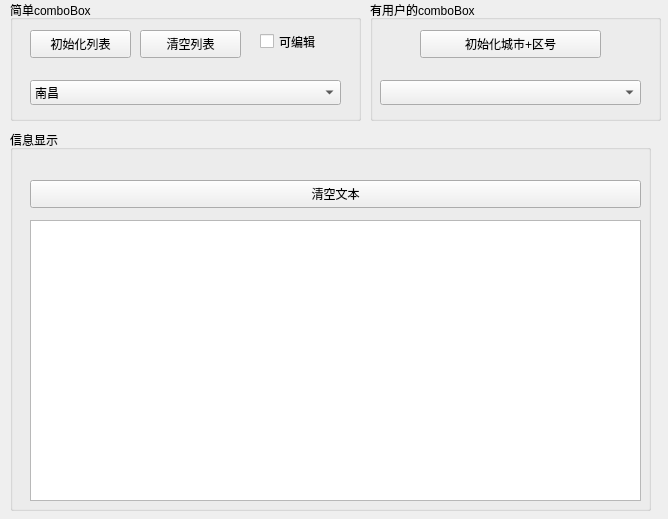
<?xml version="1.0" encoding="UTF-8"?>
<ui version="4.0">
 <class>Widget</class>
 <widget class="QWidget" name="Widget">
  <property name="geometry">
   <rect>
    <x>0</x>
    <y>0</y>
    <width>668</width>
    <height>519</height>
   </rect>
  </property>
  <property name="windowTitle">
   <string>ComboBox_demo</string>
  </property>
  <widget class="QGroupBox" name="groupBox">
   <property name="geometry">
    <rect>
     <x>10</x>
     <y>0</y>
     <width>351</width>
     <height>121</height>
    </rect>
   </property>
   <property name="title">
    <string>简单comboBox</string>
   </property>
   <widget class="QPushButton" name="pushButton_initlist">
    <property name="geometry">
     <rect>
      <x>20</x>
      <y>30</y>
      <width>101</width>
      <height>28</height>
     </rect>
    </property>
    <property name="text">
     <string>初始化列表</string>
    </property>
   </widget>
   <widget class="QPushButton" name="pushButton_clearlist">
    <property name="geometry">
     <rect>
      <x>130</x>
      <y>30</y>
      <width>101</width>
      <height>28</height>
     </rect>
    </property>
    <property name="text">
     <string>清空列表</string>
    </property>
   </widget>
   <widget class="QComboBox" name="comboBox">
    <property name="geometry">
     <rect>
      <x>20</x>
      <y>80</y>
      <width>311</width>
      <height>25</height>
     </rect>
    </property>
    <item>
     <property name="text">
      <string>南昌</string>
     </property>
    </item>
    <item>
     <property name="text">
      <string>杭州</string>
     </property>
    </item>
    <item>
     <property name="text">
      <string>上海</string>
     </property>
    </item>
    <item>
     <property name="text">
      <string>北京</string>
     </property>
    </item>
    <item>
     <property name="text">
      <string>武汉</string>
     </property>
    </item>
    <item>
     <property name="text">
      <string>东莞</string>
     </property>
    </item>
   </widget>
   <widget class="QCheckBox" name="checkBox_editable">
    <property name="geometry">
     <rect>
      <x>250</x>
      <y>30</y>
      <width>81</width>
      <height>23</height>
     </rect>
    </property>
    <property name="text">
     <string>可编辑</string>
    </property>
   </widget>
  </widget>
  <widget class="QGroupBox" name="groupBox_2">
   <property name="geometry">
    <rect>
     <x>370</x>
     <y>0</y>
     <width>291</width>
     <height>121</height>
    </rect>
   </property>
   <property name="title">
    <string>有用户的comboBox</string>
   </property>
   <widget class="QPushButton" name="pushButton_initcity">
    <property name="geometry">
     <rect>
      <x>50</x>
      <y>30</y>
      <width>181</width>
      <height>28</height>
     </rect>
    </property>
    <property name="text">
     <string>初始化城市+区号</string>
    </property>
   </widget>
   <widget class="QComboBox" name="comboBox_2">
    <property name="geometry">
     <rect>
      <x>10</x>
      <y>80</y>
      <width>261</width>
      <height>25</height>
     </rect>
    </property>
   </widget>
  </widget>
  <widget class="QGroupBox" name="groupBox_3">
   <property name="geometry">
    <rect>
     <x>10</x>
     <y>130</y>
     <width>641</width>
     <height>381</height>
    </rect>
   </property>
   <property name="title">
    <string>信息显示</string>
   </property>
   <widget class="QPushButton" name="pushButton_cleartext">
    <property name="geometry">
     <rect>
      <x>20</x>
      <y>50</y>
      <width>611</width>
      <height>28</height>
     </rect>
    </property>
    <property name="text">
     <string>清空文本</string>
    </property>
   </widget>
   <widget class="QPlainTextEdit" name="plainTextEdit">
    <property name="geometry">
     <rect>
      <x>20</x>
      <y>90</y>
      <width>611</width>
      <height>281</height>
     </rect>
    </property>
   </widget>
  </widget>
 </widget>
 <resources/>
 <connections/>
</ui>
